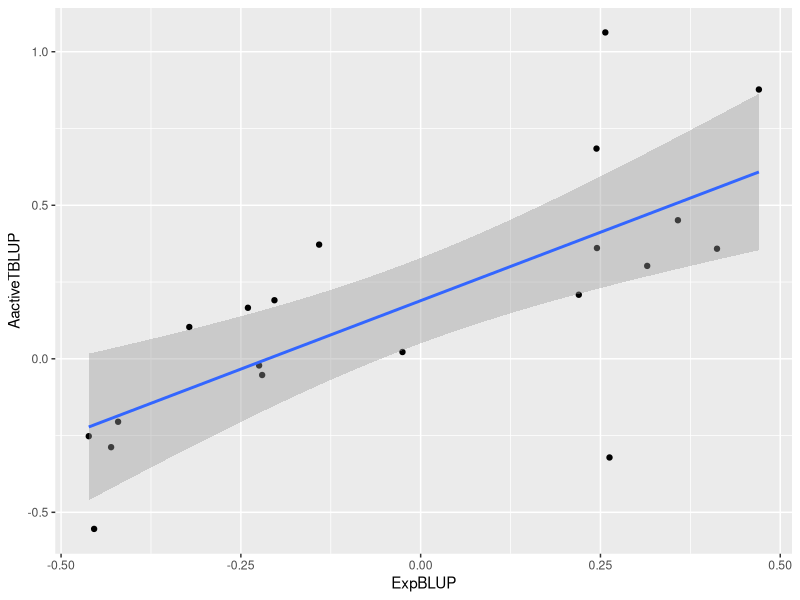
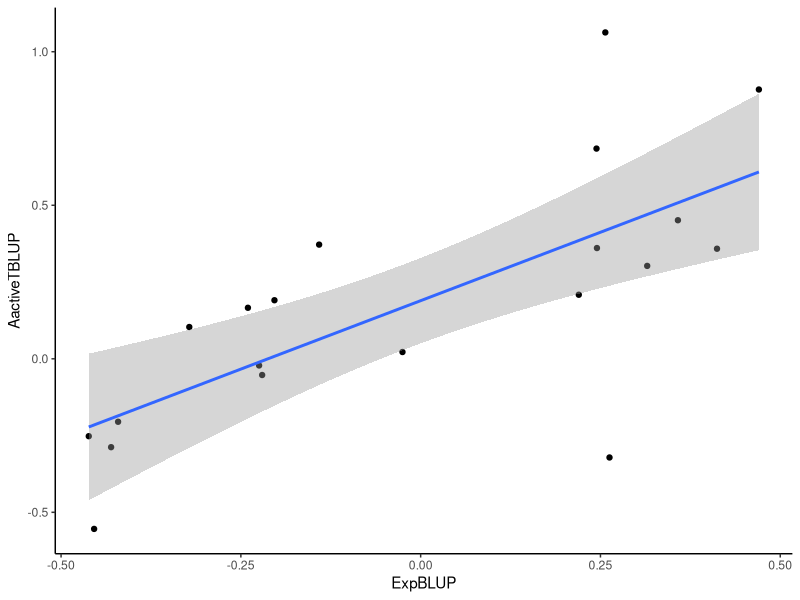
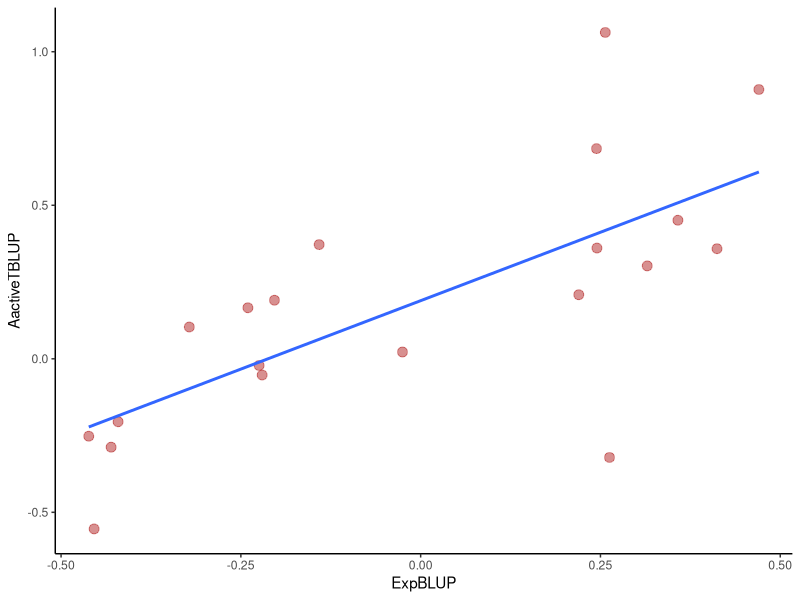

R code for these plots, in order:
## ---- chunk 1
#| include: false
library(ggplot2)
library(dplyr)
## ---- chunk 2
#| message: false
library(readr) # load the readr package
possums_blup <- read_csv("possums-blup.csv") # read the data, store it in an object called possums_blup
## ---- chunk 3
library(ggplot2) # <1>
ggplot(possums_blup, aes(x = ExpBLUP, y = AactiveTBLUP)) + # <2>
  geom_point() + # <3>
  geom_smooth(method = "lm", formula = "y ~ x") # <4>
## ---- chunk 4
library(ggplot2)
ggplot(possums_blup) +
  aes(x = ExpBLUP, y = AactiveTBLUP) + # <1>
  geom_point() +
  geom_smooth(method = "lm") + # <2>
  xlab("ExpBLUP") + # <3>
  ylab("AactiveTBLUP") +
  theme_classic() # <4>
## ---- chunk 5
library(ggplot2)
ggplot(possums_blup) +
  aes(x = ExpBLUP, y = AactiveTBLUP) +
  geom_point(
    colour = "firebrick",  # <1>
    alpha = .5, size = 3) + # <2>
  geom_smooth(method = "lm", se = FALSE) + # <3>
  theme_classic()
